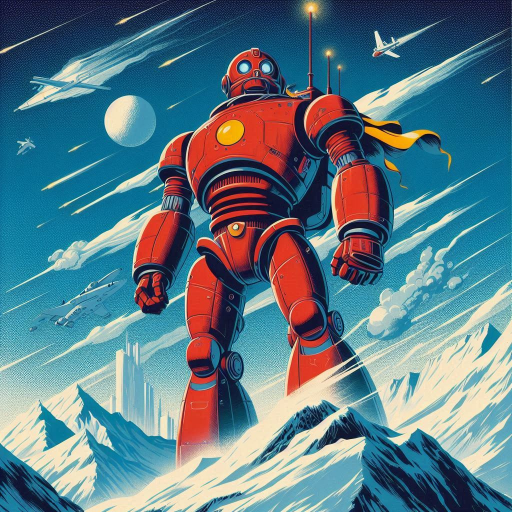
#> input picture test.jpg, 1024 x 1024 px (shown at 1/2 size)
$ python lab3_hsv_slider.py
#> lines starting #> are read from the running program, lines starting #| are printed output that depends on the picture; after the words box and inside, x2 and y2 are one past the last pixel; in counts of white or black regions, pixels touching at a corner belong together
import cv2
import numpy as np

# Load image
img = cv2.imread("test.jpg")
#> img is the input picture: shape (1024, 1024, 3); mean B, G, R 134.2, 122, 92.3

if img is None:
    print("Image not found")
    exit()

# Convert to HSV
img_hsv = cv2.cvtColor(img, cv2.COLOR_BGR2HSV)
#> img_hsv: shape (1024, 1024, 3); mean H, S, V 83, 156.3, 156.6

cv2.namedWindow("HSV Threshold Tool", cv2.WINDOW_NORMAL)
cv2.resizeWindow("HSV Threshold Tool", 800, 600)

# Dummy callback (required)
def nothing(x):
    pass

# Create trackbars
cv2.createTrackbar("H Min", "HSV Threshold Tool", 0, 180, nothing)
#> slider 'H Min' is set to 36
cv2.createTrackbar("H Max", "HSV Threshold Tool", 180, 180, nothing)
cv2.createTrackbar("S Min", "HSV Threshold Tool", 0, 255, nothing)
#> slider 'S Min' is set to 51
cv2.createTrackbar("S Max", "HSV Threshold Tool", 255, 255, nothing)
cv2.createTrackbar("V Min", "HSV Threshold Tool", 0, 255, nothing)
#> slider 'V Min' is set to 51
cv2.createTrackbar("V Max", "HSV Threshold Tool", 255, 255, nothing)

while True:

    # Get slider values
    h_min = cv2.getTrackbarPos("H Min", "HSV Threshold Tool")
    h_max = cv2.getTrackbarPos("H Max", "HSV Threshold Tool")
    s_min = cv2.getTrackbarPos("S Min", "HSV Threshold Tool")
    s_max = cv2.getTrackbarPos("S Max", "HSV Threshold Tool")
    v_min = cv2.getTrackbarPos("V Min", "HSV Threshold Tool")
    v_max = cv2.getTrackbarPos("V Max", "HSV Threshold Tool")

    # Define range
    lower = np.array([h_min, s_min, v_min])
    upper = np.array([h_max, s_max, v_max])

    # Create mask
    mask = cv2.inRange(img_hsv, lower, upper)
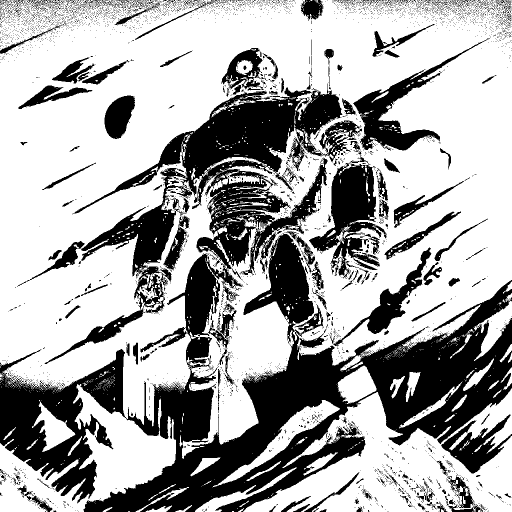
#> mask: shape (1024, 1024) (shown at 1/2 size); 66.2% white; 4660 black regions (4441 under 20 px), largest, box (x1, y1, x2, y2) and area: (0, 167, 1024, 1024) 256711, (618, 314, 774, 551) 14780, (706, 75, 981, 301) 11038

    # Apply mask
    result = cv2.bitwise_and(img, img, mask=mask)
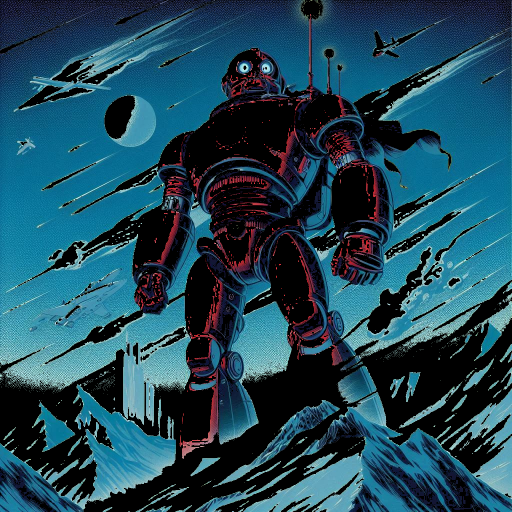
#> result: shape (1024, 1024, 3) (shown at 1/2 size); mean B, G, R 89.3, 72, 30.6

    # Show result
    display = result.copy()

    text = f"H:{h_min}-{h_max} S:{s_min}-{s_max} V:{v_min}-{v_max}"
    cv2.putText(display, text, (10,30),
            cv2.FONT_HERSHEY_SIMPLEX,
            0.7, (0,255,0), 2)
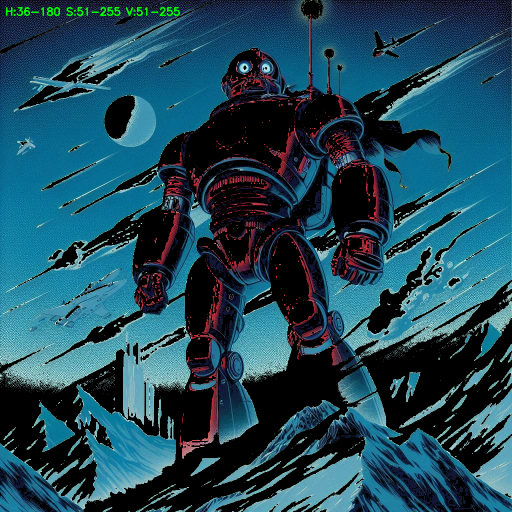
#> display: shape (1024, 1024, 3) (shown at 1/2 size); 0.21% of pixels changed, all inside (x1, y1, x2, y2) = (12, 14, 360, 32)

    cv2.imshow("HSV Threshold Tool", display)

    # Exit when q is pressed
    if cv2.waitKey(1) & 0xFF == ord('q'):
#> (key q is pressed here)
        break

cv2.destroyAllWindows()

$ run again, with coins_02_800.jpg copied over test.jpg
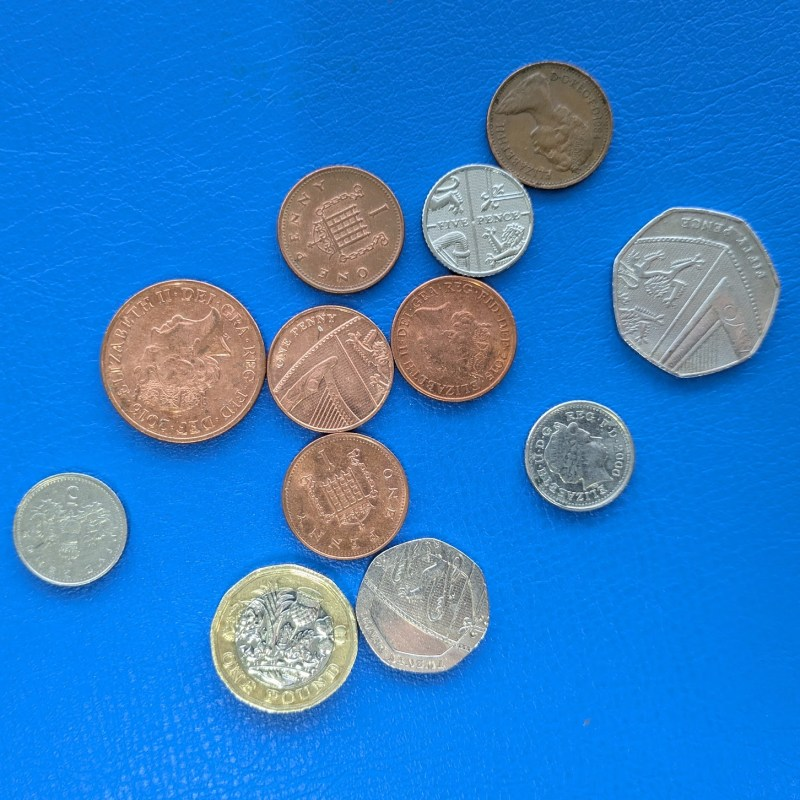
#> input picture coins_02_800.jpg, 800 x 800 px
#> img is the input picture: shape (800, 800, 3); mean B, G, R 200.4, 125.3, 45.3
#> img_hsv: shape (800, 800, 3); mean H, S, V 89.1, 197.7, 208.2
#> `mask = cv2.inRange(img_hsv, lower, upper)`:
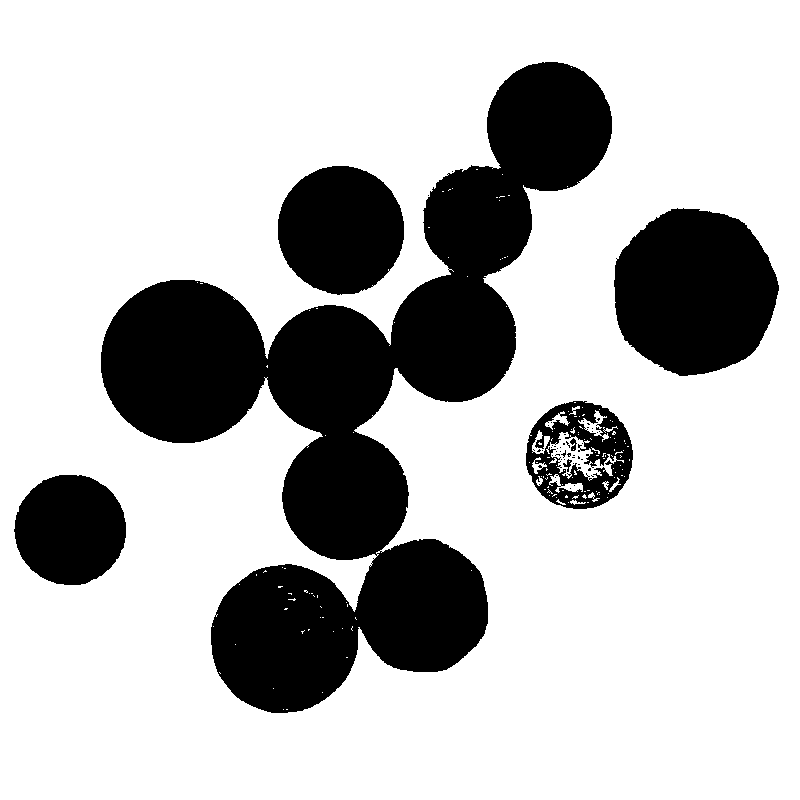
#> mask: shape (800, 800); 74.6% white; 50 black regions (43 under 20 px), largest, box (x1, y1, x2, y2) and area: (101, 62, 612, 713) 112142, (614, 208, 779, 376) 21375, (278, 166, 404, 295) 12721
#> `cv2.putText(display, text, (10,30), cv2.FONT_HERSHEY_SIMPLEX, 0.7, (0,..`:
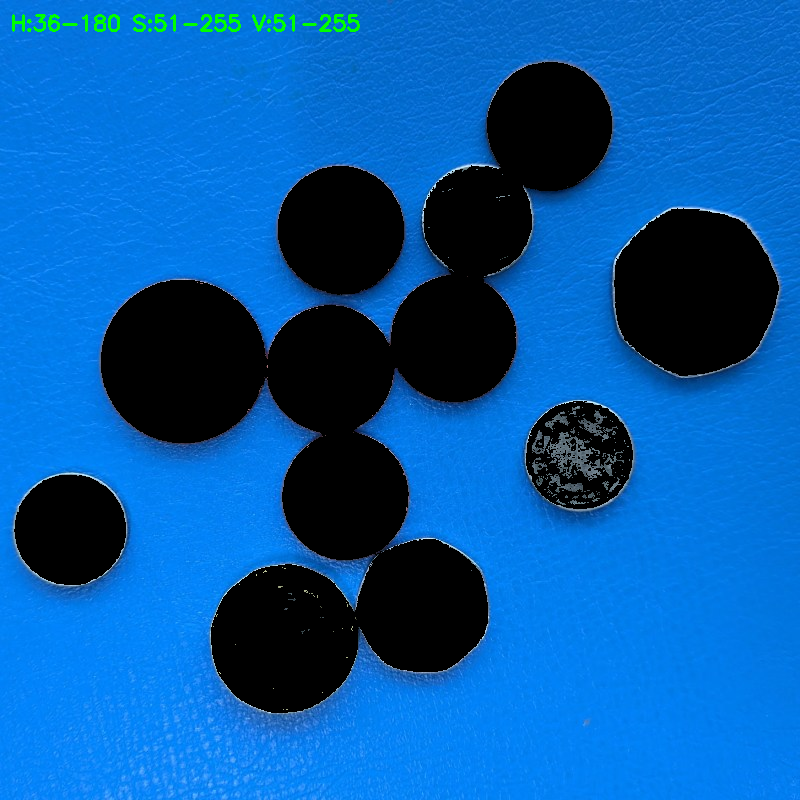
#> display: shape (800, 800, 3); mean B, G, R 166, 89.1, 5.2
